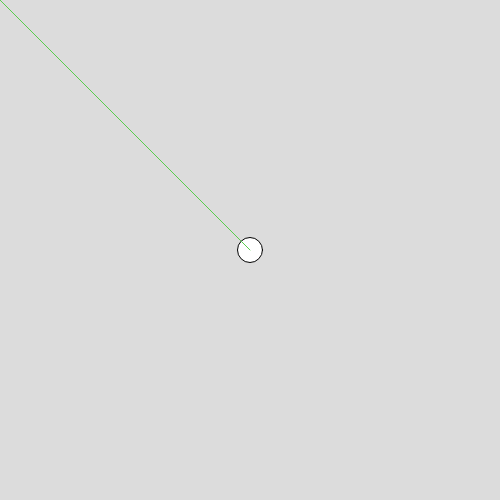
Frame 1 (no input)
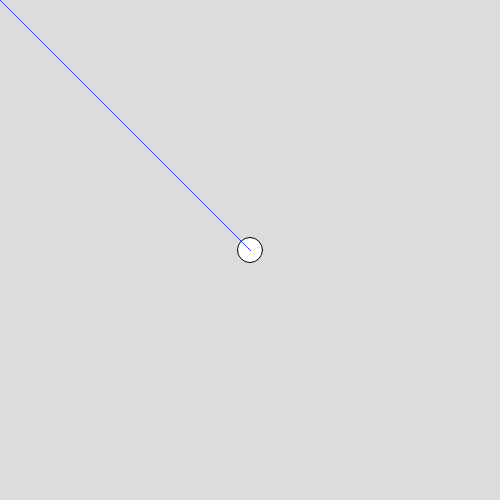
Frame 60 (no input)
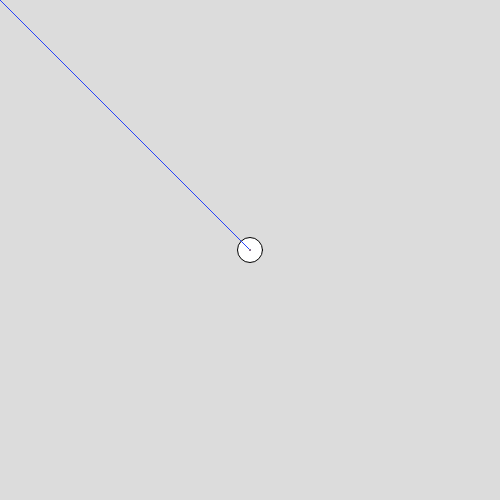
Frame 120 (the mouse pressed at the canvas centre since frame 60)

The p5.js sketch that drew these frames (run headless with seeded random() and noise() and a simulated clock; from frame 60 on, the mouse is pressed at the canvas centre):

// p5.js sketch
// ── sketch.js
function setup() {
  createCanvas(500, 500);
  background(220,220,220);

  ellipse(250, 250, 25, 25);
}

function draw() {
   let r = random(0, 255);
   let g = random(0, 255);
   let b = random(0, 255);
   fill(r, g, b);
  let newb1 = random(0, 255);
  let newb2 = random(0, 255);
  let newb3 = random(0, 255);
stroke(newb1,newb2,newb3)
  line(250, 250, mouseX, mouseY)
   // ellipse(mouseX, mouseY, newb, newb);

}


function mouseClicked() {
  //  let r = random(0, 255);
  //  let g = random(0, 255);
  //  let b = random(0, 255);
  //  fill(r, g, b);
  // let newb = random(25, 100);


  //  ellipse(mouseX, mouseY, newb, newb);
}
